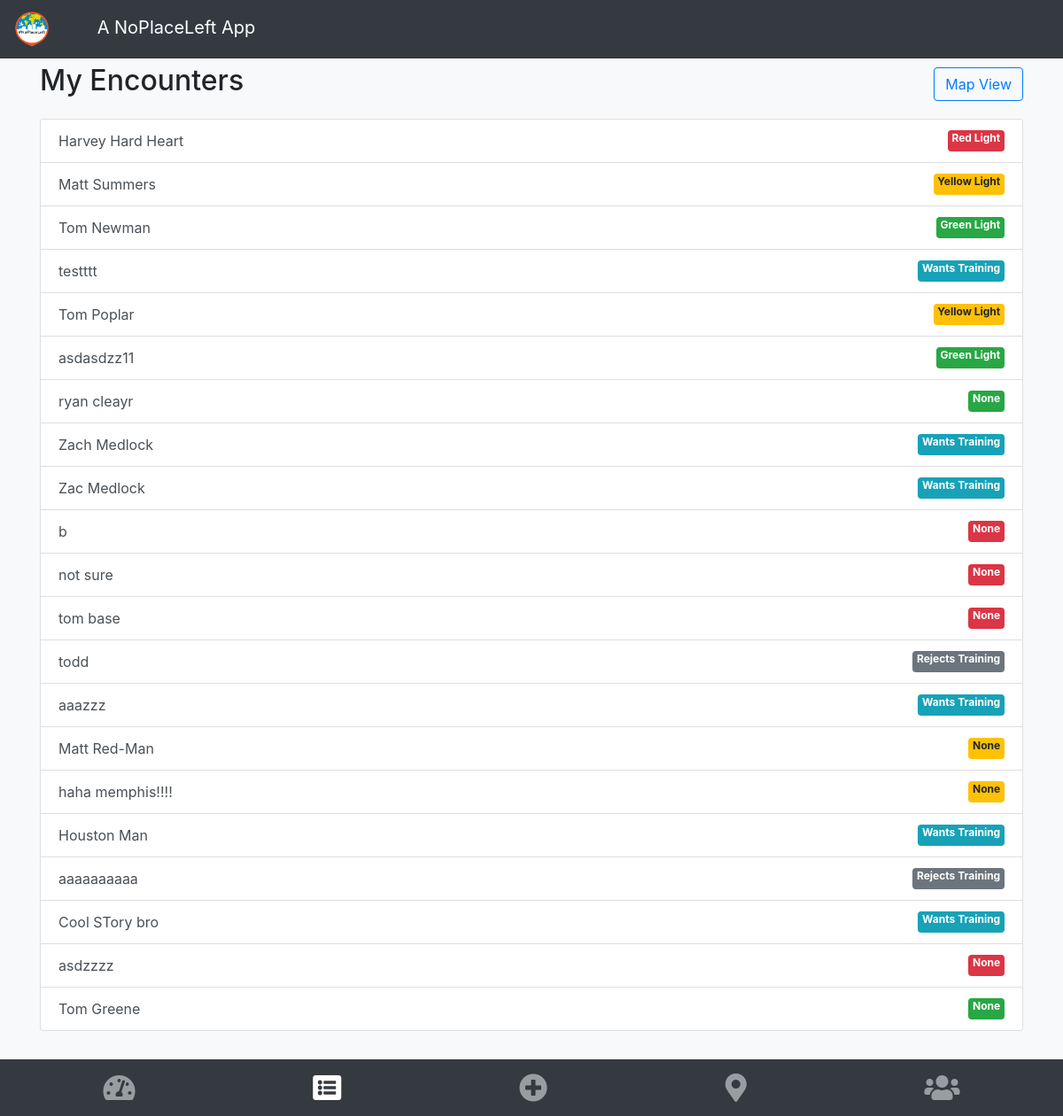
Page /npl/my_encounters/list/ (signed in) on the committed database.
### npl/models.py (models this page shows)
class Encounter(models.Model):
    laborer = models.ForeignKey(Laborer, on_delete=models.CASCADE)
    name = models.CharField(max_length=40)
    action_prayer = models.BooleanField(default=False)
    action_testimony = models.BooleanField(default=False)
    action_gospel = models.BooleanField(default=False)
    phone_number = models.IntegerField(blank=True, null=True)
    response = models.CharField(max_length=2, choices=MINISTRY_RESPONSES)
    response_description = models.CharField(max_length=40, null=True)
    notes = models.TextField(blank=True)
    date_time = models.DateTimeField(blank=True)
    is_oikos = models.BooleanField(default=False)
    street_address_number = models.CharField(max_length=10, blank=True, null=True)
    street_address_name = models.CharField(max_length=50, blank=True, null=True)
    apt_or_unit = models.CharField(max_length=15, blank=True, null=True)
    city = models.CharField(max_length=50, blank=True, null=True)
    state = models.CharField(max_length=20, blank=True, null=True)
    zip = models.IntegerField(blank=True, null=True)
    lat = models.FloatField(blank=True, null=True)
    lng = models.FloatField(blank=True, null=True)
    full_address = models.CharField(max_length=300, blank=True, null=True)

### npl/views.py (the view)
# urls.py: path('my_encounters/list/', views.EncounterIndexList.as_view(), name='my_encounters'),
class EncounterIndexList(generic.ListView):
    template_name = 'npl/encounters.html'
    context_object_name = 'encounters_list'
    def get_queryset(self):
        my_encounters = get_my_encounters(self.request)
        return my_encounters.order_by('-date_time')

### npl/views.py (called while the page is built)
def get_laborer_id(request):
    user_id = request.user.id
    return Laborer.objects.get(user__id=user_id).id

def get_my_encounters(request):
    my_laborer_id = get_laborer_id(request)
    return Encounter.objects.filter(laborer_id=my_laborer_id)

### npl/templates/npl/encounters.html (shortened to what this page needs)
{% extends "base.html" %}
{% block content %}
{% if encounters_list %}
<div class="d-flex justify-content-between align-items-center">
    <h2>My Encounters</h2>
<a class="btn btn-outline-primary" href="{% url 'npl:my_encounters_map' %}">Map View</a>
</div>
      <div class="list-group mt-3">
           {% for encounter in encounters_list %}
            <a class="list-group-item list-group-item-action d-flex justify-content-between"
               href="{% url 'npl:detail_encounter' encounter.id %}">
                {{encounter.name}}
            {% if encounter.response == 'RL' %}
            <span class="badge badge-danger"> {{ encounter.response_description }}</span>
            {% endif %}
            {% if encounter.response == 'YL' %}
            <span class="badge badge-warning"> {{ encounter.response_description }}</span>
            {% endif %}
            {% if encounter.response == 'GL' %}
            <span class="badge badge-success"> {{ encounter.response_description }}</span>
            {% endif %}
            {% if encounter.response == 'WT' %}
            <span class="badge badge-info"> Wants Training</span>
            {% endif %}
            {% if encounter.response == 'RT' %}
            <span class="badge badge-secondary"> Rejects Training</span>
            {% endif %}
            </a>
          {% endfor %}
      </div>
{% else %}
<p>You haven't had any encounters yet!</p>
{% endif %}
<br />
{% endblock %}

### rows in the picture
Encounter: name "Harvey Hard Heart", response_description "Red Light"
Encounter: name "Matt Summers", response_description "Yellow Light"
Encounter: name "Tom Newman", response_description "Green Light"
Encounter: name "testttt", response "Wants Training"
Encounter: name "Tom Poplar", response_description "Yellow Light"
Encounter: name "asdasdzz11", response_description "Green Light"
Encounter: name "ryan cleayr", response_description "None"
Encounter: name "Zach Medlock", response "Wants Training"
Encounter: name "Zac Medlock", response "Wants Training"
Encounter: name "b", response_description "None"
Encounter: name "not sure", response_description "None"
Encounter: name "tom base", response_description "None"
Encounter: name "todd", response "Rejects Training"
Encounter: name "aaazzz", response "Wants Training"
Encounter: name "Matt Red-Man", response_description "None"
Encounter: name "haha memphis!!!!", response_description "None"
Encounter: name "Houston Man", response "Wants Training"
Encounter: name "aaaaaaaaaa", response "Rejects Training"
Encounter: name "Cool STory bro", response "Wants Training"
Encounter: name "asdzzzz", response_description "None"
Encounter: name "Tom Greene", response_description "None"
